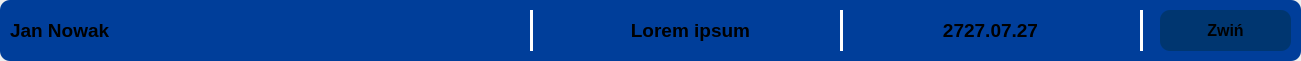
<?xml version="1.0" encoding="UTF-8"?>
<ui version="4.0">
 <class>MailItem</class>
 <widget class="QWidget" name="MailItem">
  <property name="geometry">
   <rect>
    <x>0</x>
    <y>0</y>
    <width>1301</width>
    <height>61</height>
   </rect>
  </property>
  <property name="minimumSize">
   <size>
    <width>1301</width>
    <height>61</height>
   </size>
  </property>
  <property name="windowTitle">
   <string>Form</string>
  </property>
  <widget class="QFrame" name="frame">
   <property name="geometry">
    <rect>
     <x>0</x>
     <y>0</y>
     <width>1301</width>
     <height>61</height>
    </rect>
   </property>
   <property name="minimumSize">
    <size>
     <width>1301</width>
     <height>61</height>
    </size>
   </property>
   <property name="styleSheet">
    <string notr="true">background-color: rgb(0, 62, 154);
border-radius: 10px;
</string>
   </property>
   <property name="frameShape">
    <enum>QFrame::Shape::StyledPanel</enum>
   </property>
   <property name="frameShadow">
    <enum>QFrame::Shadow::Raised</enum>
   </property>
   <widget class="QLabel" name="mailSender">
    <property name="geometry">
     <rect>
      <x>10</x>
      <y>10</y>
      <width>511</width>
      <height>41</height>
     </rect>
    </property>
    <property name="font">
     <font>
      <pointsize>14</pointsize>
      <bold>true</bold>
     </font>
    </property>
    <property name="layoutDirection">
     <enum>Qt::LayoutDirection::LeftToRight</enum>
    </property>
    <property name="styleSheet">
     <string notr="true">background-color: rgb(0, 62, 154);
border-radius: 10px;
</string>
    </property>
    <property name="text">
     <string>Jan Nowak</string>
    </property>
    <property name="textFormat">
     <enum>Qt::TextFormat::RichText</enum>
    </property>
    <property name="alignment">
     <set>Qt::AlignmentFlag::AlignLeading|Qt::AlignmentFlag::AlignLeft|Qt::AlignmentFlag::AlignVCenter</set>
    </property>
   </widget>
   <widget class="Line" name="line_24">
    <property name="geometry">
     <rect>
      <x>530</x>
      <y>10</y>
      <width>3</width>
      <height>41</height>
     </rect>
    </property>
    <property name="styleSheet">
     <string notr="true">background-color: white;</string>
    </property>
    <property name="orientation">
     <enum>Qt::Orientation::Vertical</enum>
    </property>
   </widget>
   <widget class="QLabel" name="mailTitle">
    <property name="geometry">
     <rect>
      <x>550</x>
      <y>10</y>
      <width>281</width>
      <height>41</height>
     </rect>
    </property>
    <property name="font">
     <font>
      <pointsize>14</pointsize>
      <bold>true</bold>
     </font>
    </property>
    <property name="layoutDirection">
     <enum>Qt::LayoutDirection::LeftToRight</enum>
    </property>
    <property name="styleSheet">
     <string notr="true">background-color: rgb(0, 62, 154);
border-radius: 10px;
</string>
    </property>
    <property name="text">
     <string>Lorem ipsum</string>
    </property>
    <property name="textFormat">
     <enum>Qt::TextFormat::RichText</enum>
    </property>
    <property name="alignment">
     <set>Qt::AlignmentFlag::AlignCenter</set>
    </property>
   </widget>
   <widget class="Line" name="line_8">
    <property name="geometry">
     <rect>
      <x>840</x>
      <y>10</y>
      <width>3</width>
      <height>41</height>
     </rect>
    </property>
    <property name="styleSheet">
     <string notr="true">background-color: white;</string>
    </property>
    <property name="orientation">
     <enum>Qt::Orientation::Vertical</enum>
    </property>
   </widget>
   <widget class="QLabel" name="date">
    <property name="geometry">
     <rect>
      <x>850</x>
      <y>10</y>
      <width>281</width>
      <height>41</height>
     </rect>
    </property>
    <property name="font">
     <font>
      <pointsize>14</pointsize>
      <bold>true</bold>
     </font>
    </property>
    <property name="layoutDirection">
     <enum>Qt::LayoutDirection::LeftToRight</enum>
    </property>
    <property name="styleSheet">
     <string notr="true">background-color: rgb(0, 62, 154);
border-radius: 10px;
</string>
    </property>
    <property name="text">
     <string>2727.07.27</string>
    </property>
    <property name="textFormat">
     <enum>Qt::TextFormat::RichText</enum>
    </property>
    <property name="alignment">
     <set>Qt::AlignmentFlag::AlignCenter</set>
    </property>
   </widget>
   <widget class="Line" name="line_12">
    <property name="geometry">
     <rect>
      <x>1140</x>
      <y>10</y>
      <width>3</width>
      <height>41</height>
     </rect>
    </property>
    <property name="styleSheet">
     <string notr="true">background-color: white;</string>
    </property>
    <property name="orientation">
     <enum>Qt::Orientation::Vertical</enum>
    </property>
   </widget>
   <widget class="QPushButton" name="mailButton">
    <property name="geometry">
     <rect>
      <x>1160</x>
      <y>10</y>
      <width>131</width>
      <height>41</height>
     </rect>
    </property>
    <property name="font">
     <font>
      <pointsize>12</pointsize>
      <bold>true</bold>
     </font>
    </property>
    <property name="styleSheet">
     <string notr="true">background-color: rgb(0, 54, 112);
border-radius: 10px;</string>
    </property>
    <property name="text">
     <string>Zwiń</string>
    </property>
   </widget>
  </widget>
 </widget>
 <resources/>
 <connections/>
</ui>
